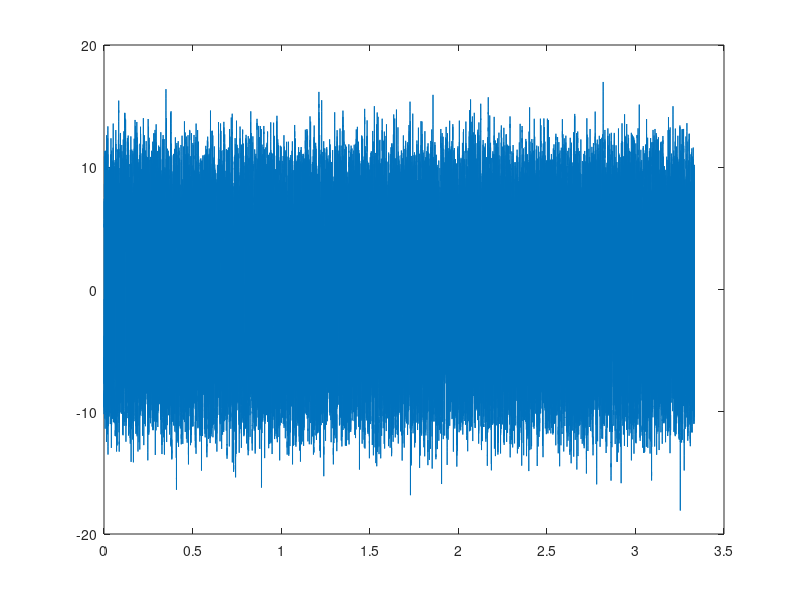
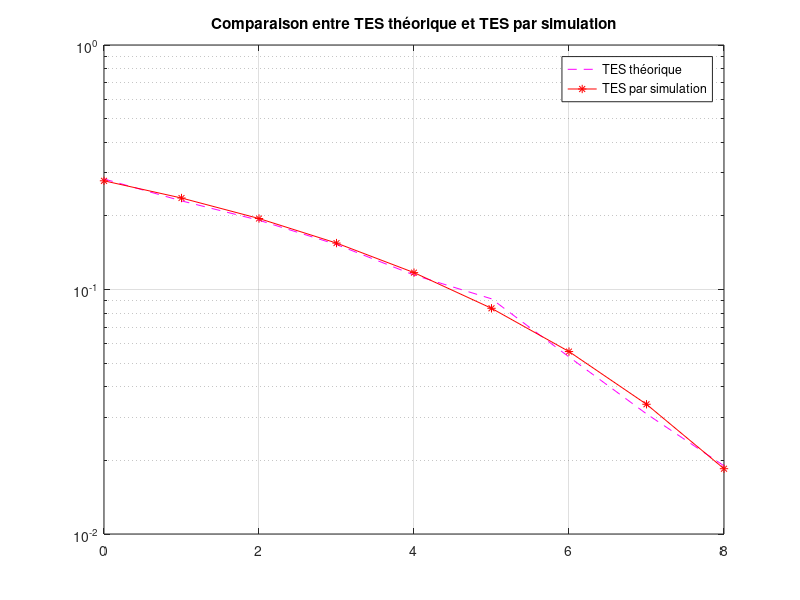
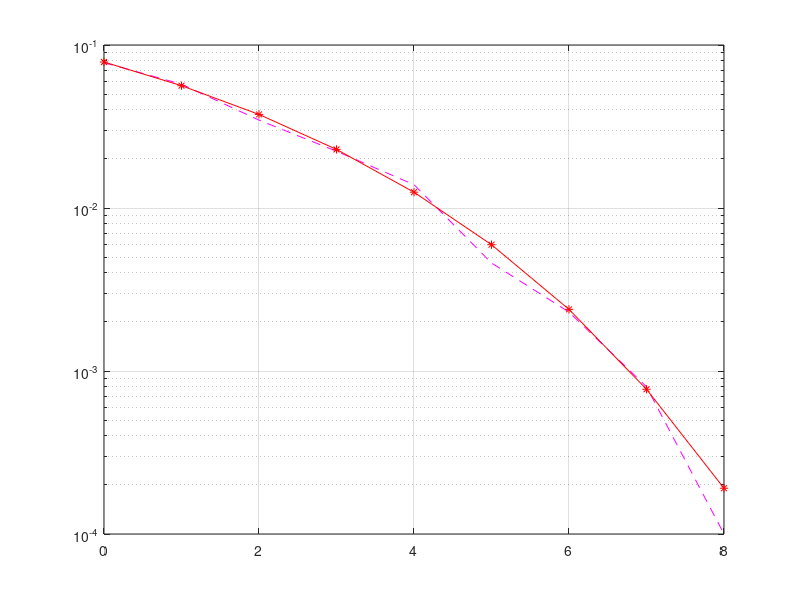
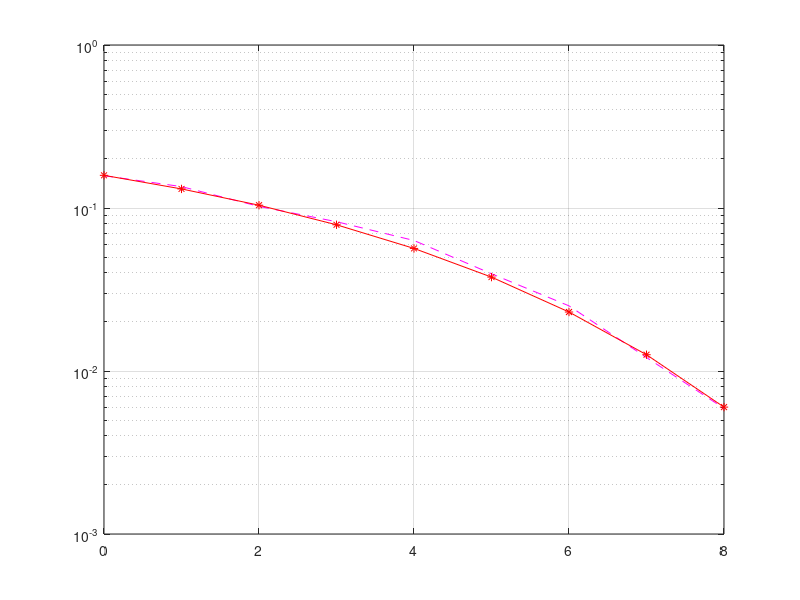

These charts were generated, in order, by the following MATLAB code:


clear all;
close all;
clc ;


                      % Séquence 3 %

                      
Fe = 24000;
Te = 1/Fe;
bits = randi([0,1],1,10000);
% Mapping
 Symboles = 2*bits -1;
%[Symboles,Ns] = Mapping(bits,Fe,Rb);
Ns = 8;
h = ones(1,Ns);
% Surechantillonage
Suite_diracs = kron(Symboles,[1 zeros(1,Ns-1)]);
%Suite_diracs = Suite_diracs(:,1);

% Filtrage
x = filter(h,1,Suite_diracs);
% Introduction d'un bruit gaussien
Px = mean(abs(x).^2);
M = 2;
SNR = (0:1:8);
TEB = zeros(1,9);
for i = 0:length(SNR)-1
   rapport_decibel = SNR(1,i+1)/10; 
   sigma = sqrt(Px*Ns/(2*log2(M)*10^rapport_decibel));
   bruit = sigma*randn(1,length(x));
   r = x + bruit;
   signal_filtre = filter(h,1,r);
   n0 = 8;
   signal_echant = signal_filtre(n0:Ns:end);
   % Detecteur à seuil
   symboles_decides = sign(signal_echant);
   % TEB
   bits_decides =  (symboles_decides+1)/2;
   TEB(1,i+1) = length(find(bits_decides ~= bits))/length(Symboles)
end
% figure(1);
% semilogy(SNR,TEB,'m--');

% Tracé de la réponse impulsionnelle 
% figure(1);
% plot((0:Te:length(x)*Te-Te),x);
% % Calcul de la DSP
% DSP = pwelch(x, [], [], [], Fe, 'twosided');
% figure(2);
% plot(linspace(-Fe/2,Fe/2,length(DSP)),fftshift(abs(DSP)));

%% Demodulateur

% signal_filtre = filter(h,1,x);
figure(1);
plot((0:Te:length(signal_filtre)*Te-Te),signal_filtre);
% % Diagramme de l'oeil
% figure(2);
% plot(reshape(signal_filtre(Ns+1:end),Ns,length(signal_filtre(Ns+1:end))/Ns));
% Echantillonage du signal en sortie du filtre de réception
% n0 = 8;
% signal_echant = signal_filtre(n0:Ns:end);
TEB_th = 1 - normcdf(sqrt(2.*10.^(SNR/10)));
% nexttile;
% semilogy(SNR,TEB_th,'r*-');

figure(3)
semilogy(SNR,TEB,'m--');grid on;
hold on;
semilogy(SNR,TEB_th,'r*-');
hold off;
%5.3.1
bits_2 = randi([0,1],1,10000);
% Mapping
Symboles_2 = 2*bits_2 -1;
%[Symboles_2,Ns_2] = Mapping(bits_2,Fe,Rb);
Ns_2 = 8;
h2 = ones(1,Ns_2);
% Surechantillonage
Suite_diracs_2 = kron(Symboles_2,[1 zeros(1,Ns_2 - 1)]);

% Filtrage
x2 = filter(h2,1,Suite_diracs_2);
% Diagramme de l'oeil en sortie du filtre de réception
hr = h2;
hr(Ns_2/2 +1 : end) = 0;%zeros(1,Ns_2/2 + 1);
signal_filtre_2 = filter(hr,1,x2);
% figure(4);
% plot(reshape(signal_filtre_2(Ns_2+1:end),Ns_2,length(signal_filtre_2(Ns_2+1:end))/Ns_2));
% Echantillonage du signal en sortie du filtre de réception
signal_echant_2 = signal_filtre_2(n0:Ns_2:end);

% % Detecteur à seuil
% symboles_decides_2 = sign(signal_echant_2);
% 
% % TEB
% bits_decides_2 =  (symboles_decides_2+1)/2;
% TEB1 = length(find(bits_decides_2 ~= bits_2));
% TEB1_th = 1 - normcdf(sqrt(10.^(SNR/10)));
% 
% figure(200)
% semilogy(SNR,TEB,'m--');grid on;
% hold on;
% semilogy(SNR,TEB_th,'r*-');

% 5.3.2
% Diagramme de l'oeil pour différentes valeurs de Eb/N0
TEB1 = zeros(1,9);
Px2 = mean(abs(x2).^2);
%hr = 
for i = 0:8
   rapport_decibel_2 = SNR(1,i+1)/10;
   sigma2 = sqrt(Px2*Ns_2/(2*log2(M)*10^rapport_decibel_2));
   bruit2 = sigma2*randn(1,length(x2));
   r2 = x2 + bruit2;
   signal_filtre_2 = filter(hr,1,r2);
   n0 = 8;
   signal_echant_2 = signal_filtre_2(n0:Ns_2:end);
   % Detecteur à seuil
   symboles_decides_2 = sign(signal_echant_2);
   % TEB
   bits_decides_2 =  (symboles_decides_2+1)/2;
   
   TEB1(1,i+1) = length(find(bits_decides_2 ~= bits_2))/length(Symboles_2);
end

TEB1_th = 1 - normcdf(sqrt(10.^(SNR/10)));
figure(5)
semilogy(SNR,TEB1,'m--');grid on;
hold on;
semilogy(SNR,TEB1_th,'r*-');


%5.4 Mapping 4-aire

symboles_3 = (2 * bi2de(reshape(bits, 2, length(bits)/2).') - 3).';
Ns = 8;
h = ones(1,Ns);
% Surechantillonage
Suite_diracs_3 = kron(symboles_3,[1 zeros(1,Ns-1)]);
%Suite_diracs = Suite_diracs(:,1);

% Filtrage
x_3 = filter(h,1,Suite_diracs_3);
% Introduction d'un bruit gaussien
Px = mean(abs(x_3).^2);
M = 4;
SNR = (0:1:8);
TEB_3 = zeros(1,length(SNR));
TES_3 = zeros(1,length(SNR));
for i = 0:length(SNR)-1
   rapport_decibel = SNR(1,i+1)/10; 
   sigma = sqrt(Px*Ns/(2*log2(M)*10^rapport_decibel));
   bruit = sigma*randn(1,length(x_3));
   r_3 = x_3 + bruit;
   signal_filtre = filter(h,1,r_3);
   n0 = 8;
   signal_echant_3 = signal_filtre(n0:Ns:end);
   % Detecteur à seuil : décision par detecteur à seuil

   symboles_decides_3 = zeros(1,length(signal_echant_3));
   symboles_decides_3 (find(signal_echant_3<-2*Ns))=-3;
   symboles_decides_3 (find(signal_echant_3>-2*Ns & signal_echant_3 < 0))= -1;
   symboles_decides_3 (find(signal_echant_3<2*Ns & signal_echant_3 >0 ))= 1;
   symboles_decides_3 (find(signal_echant_3> 2*Ns))= 3;
   % Demapping
   bits_decides_3 = reshape(de2bi((symboles_decides_3+3)/2).',1,length(bits));
   % TEB
   TEB_3(1,i+1) = length(find(bits_decides_3 ~= bits))/length(bits);
   TES_3(1,i+1) =  length(find(symboles_decides_3 ~= symboles_3))/length(symboles_3);
end

TEB3_th = (qfunc(sqrt((4/5)*10.^(SNR/10))))*(3/4);
figure(100)
semilogy(SNR,TEB_3,'m--');grid on;
hold on;
semilogy(SNR,TEB3_th,'r*-');
title('Comparaison entre TEB théorique et TEB par simulation')
legend('TEB théorique','TEB par simulation')


%TES
TES3_th = (qfunc(sqrt((4/5)*10.^(SNR/10))))*(3/2);
figure()
semilogy(SNR,TES_3,'m--');grid on;
hold on;
semilogy(SNR,TES3_th,'r*-');
title('Comparaison entre TES théorique et TES par simulation')
legend('TES théorique','TES par simulation')







